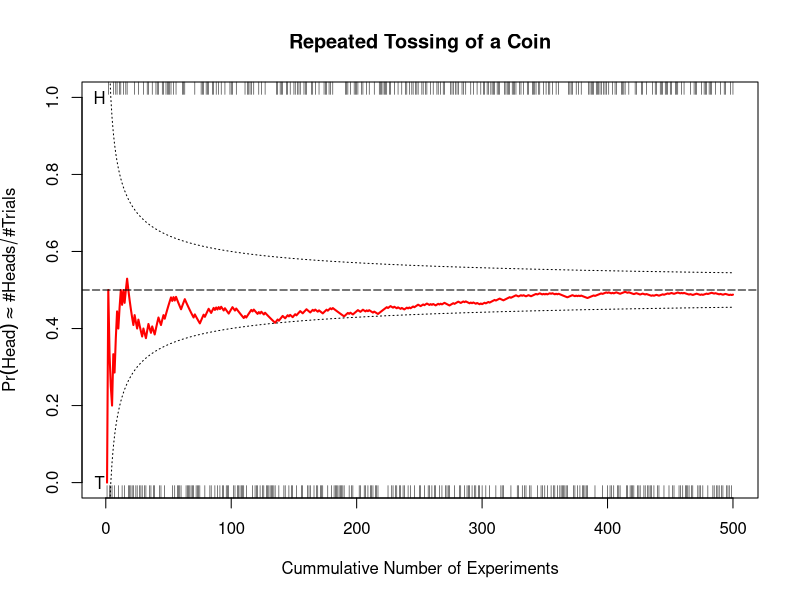

Reproduce this figure in R.
n <- 500
p.val <- 0.5                     # fair coin or not ?
x <- rbinom(n, 1, p.val)         # n binary 0 or 1 random variable
x.cumsum <- cumsum(x)            # cumulative sum of ones after each repeated experiment
seq.id <- 1:n
top.val <- seq.id[x > p.val]     # identify ones in the stream of n experiments
bot.val <- seq.id[x < p.val]     # identify zeros in the stream of n experiments

plot(x.cumsum/seq.id, type="l",col="red",lwd=2,ylim=c(0,1),
     xlab="Cummulative Number of Experiments",
     ylab=expression(Pr(Head)%~~% "#Heads"/"#Trials"))
text(-5,0,"T")
text(-5,1,"H")
title(main="Repeated Tossing of a Coin")
rug(top.val,side=3)                                 # plot individual outcomes
rug(bot.val,side=1)

abline(h=p.val,lty=5)
lines(seq.id,p.val+2*sqrt(p.val^2/seq.id),lty=3)    # upper confidence limit
lines(seq.id,p.val-2*sqrt(p.val^2/seq.id),lty=3)    # upper confidence limit